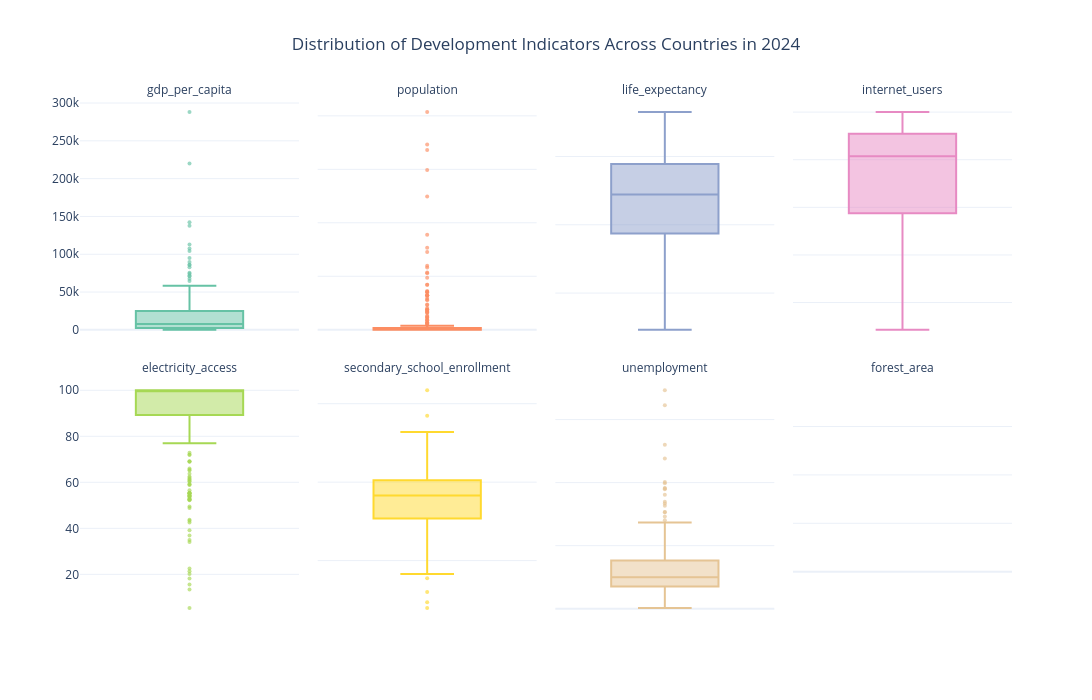

Notebook code for this chart:
### Markdown cell above
### Q1. How are the main development indicators distributed across countries?

### Code cell
indicator_cols = [
    "gdp_per_capita",
    "population",
    "life_expectancy",
    "internet_users",
    "electricity_access",
    "secondary_school_enrollment",
    "unemployment",
    "forest_area"
]

latest_year = world_clean["year"].max()

q1_data = world_clean[world_clean["year"] == latest_year]

q1_long = q1_data.melt(
    id_vars=["country", "country_code", "year"],
    value_vars=indicator_cols,
    var_name="indicator",
    value_name="value"
)

fig = px.box(
    q1_long,
    x="indicator",
    y="value",
    color="indicator",
    facet_col="indicator",
    facet_col_wrap=4,
    points="outliers",
    title=f"Distribution of Development Indicators Across Countries in {latest_year}",
    labels={
        "indicator": " ",
        "value": " "
    },
    color_discrete_sequence=px.colors.qualitative.Set2
)

fig.update_yaxes(matches=None)
fig.update_xaxes(matches=None, showticklabels=False)

fig.update_layout(
    template="plotly_white",
    width=1100,
    height=700,
    title_x=0.5,
    showlegend=False,
    plot_bgcolor="white",
    paper_bgcolor="white"
)

fig.update_traces(
    marker=dict(size=4, opacity=0.65),
    line=dict(width=2)
)

fig.for_each_annotation(lambda a: a.update(text=a.text.split("=")[-1]))

fig.show()

# I checked how each development indicator is distributed across countries.
# This helps show which indicators have large gaps between countries.

### Figure 1 — Plotly figure (JSON) as saved in the notebook; plotly's stock layout.template omitted (floating-point values rounded to 4 significant figures; data arrays with more than 128 entries replaced by an {"elided": "..."} marker saying what was removed)
{"data": [{"alignmentgroup": "True", "boxpoints": "outliers", "hovertemplate": " =%{y}<extra></extra>", "legendgroup": "gdp_per_capita", "line": {"width": 2}, "marker": {"color": "rgb(102,194,165)", "opacity": 0.65, "size": 4}, "name": "gdp_per_capita", "notched": false, "offsetgroup": "gdp_per_capita", "orientation": "v", "showlegend": true, "type": "box", "x": {"elided": "264 str values"}, "x0": " ", "xaxis": "x5", "y": {"elided": "264 float values"}, "y0": " ", "yaxis": "y5"}, {"alignmentgroup": "True", "boxpoints": "outliers", "hovertemplate": " =%{y}<extra></extra>", "legendgroup": "population", "line": {"width": 2}, "marker": {"color": "rgb(252,141,98)", "opacity": 0.65, "size": 4}, "name": "population", "notched": false, "offsetgroup": "population", "orientation": "v", "showlegend": true, "type": "box", "x": {"elided": "264 str values"}, "x0": " ", "xaxis": "x6", "y": {"elided": "264 float values"}, "y0": " ", "yaxis": "y6"}, {"alignmentgroup": "True", "boxpoints": "outliers", "hovertemplate": " =%{y}<extra></extra>", "legendgroup": "life_expectancy", "line": {"width": 2}, "marker": {"color": "rgb(141,160,203)", "opacity": 0.65, "size": 4}, "name": "life_expectancy", "notched": false, "offsetgroup": "life_expectancy", "orientation": "v", "showlegend": true, "type": "box", "x": {"elided": "264 str values"}, "x0": " ", "xaxis": "x7", "y": {"elided": "264 float values"}, "y0": " ", "yaxis": "y7"}, {"alignmentgroup": "True", "boxpoints": "outliers", "hovertemplate": " =%{y}<extra></extra>", "legendgroup": "internet_users", "line": {"width": 2}, "marker": {"color": "rgb(231,138,195)", "opacity": 0.65, "size": 4}, "name": "internet_users", "notched": false, "offsetgroup": "internet_users", "orientation": "v", "showlegend": true, "type": "box", "x": {"elided": "264 str values"}, "x0": " ", "xaxis": "x8", "y": {"elided": "264 float values"}, "y0": " ", "yaxis": "y8"}, {"alignmentgroup": "True", "boxpoints": "outliers", "hovertemplate": " =%{y}<extra></extra>", "legendgroup": "electricity_access", "line": {"width": 2}, "marker": {"color": "rgb(166,216,84)", "opacity": 0.65, "size": 4}, "name": "electricity_access", "notched": false, "offsetgroup": "electricity_access", "orientation": "v", "showlegend": true, "type": "box", "x": {"elided": "264 str values"}, "x0": " ", "xaxis": "x", "y": {"elided": "264 float values"}, "y0": " ", "yaxis": "y"}, {"alignmentgroup": "True", "boxpoints": "outliers", "hovertemplate": " =%{y}<extra></extra>", "legendgroup": "secondary_school_enrollment", "line": {"width": 2}, "marker": {"color": "rgb(255,217,47)", "opacity": 0.65, "size": 4}, "name": "secondary_school_enrollment", "notched": false, "offsetgroup": "secondary_school_enrollment", "orientation": "v", "showlegend": true, "type": "box", "x": {"elided": "264 str values"}, "x0": " ", "xaxis": "x2", "y": {"elided": "264 float values"}, "y0": " ", "yaxis": "y2"}, {"alignmentgroup": "True", "boxpoints": "outliers", "hovertemplate": " =%{y}<extra></extra>", "legendgroup": "unemployment", "line": {"width": 2}, "marker": {"color": "rgb(229,196,148)", "opacity": 0.65, "size": 4}, "name": "unemployment", "notched": false, "offsetgroup": "unemployment", "orientation": "v", "showlegend": true, "type": "box", "x": {"elided": "264 str values"}, "x0": " ", "xaxis": "x3", "y": {"elided": "264 float values"}, "y0": " ", "yaxis": "y3"}, {"alignmentgroup": "True", "boxpoints": "outliers", "hovertemplate": " =%{y}<extra></extra>", "legendgroup": "forest_area", "line": {"width": 2}, "marker": {"color": "rgb(179,179,179)", "opacity": 0.65, "size": 4}, "name": "forest_area", "notched": false, "offsetgroup": "forest_area", "orientation": "v", "showlegend": true, "type": "box", "x": {"elided": "264 str values"}, "x0": " ", "xaxis": "x4", "y": {"elided": "264 float values"}, "y0": " ", "yaxis": "y4"}], "layout": {"annotations": [{"font": {}, "showarrow": false, "text": "electricity_access", "x": 0.1175, "xanchor": "center", "xref": "paper", "y": 0.465, "yanchor": "bottom", "yref": "paper"}, {"font": {}, "showarrow": false, "text": "secondary_school_enrollment", "x": 0.3725, "xanchor": "center", "xref": "paper", "y": 0.465, "yanchor": "bottom", "yref": "paper"}, {"font": {}, "showarrow": false, "text": "unemployment", "x": 0.6275, "xanchor": "center", "xref": "paper", "y": 0.465, "yanchor": "bottom", "yref": "paper"}, {"font": {}, "showarrow": false, "text": "forest_area", "x": 0.8825, "xanchor": "center", "xref": "paper", "y": 0.465, "yanchor": "bottom", "yref": "paper"}, {"font": {}, "showarrow": false, "text": "gdp_per_capita", "x": 0.1175, "xanchor": "center", "xref": "paper", "y": 1.0, "yanchor": "bottom", "yref": "paper"}, {"font": {}, "showarrow": false, "text": "population", "x": 0.3725, "xanchor": "center", "xref": "paper", "y": 1.0, "yanchor": "bottom", "yref": "paper"}, {"font": {}, "showarrow": false, "text": "life_expectancy", "x": 0.6275, "xanchor": "center", "xref": "paper", "y": 1.0, "yanchor": "bottom", "yref": "paper"}, {"font": {}, "showarrow": false, "text": "internet_users", "x": 0.8825, "xanchor": "center", "xref": "paper", "y": 1.0, "yanchor": "bottom", "yref": "paper"}], "boxmode": "overlay", "height": 700, "legend": {"title": {"text": " "}, "tracegroupgap": 0}, "paper_bgcolor": "white", "plot_bgcolor": "white", "showlegend": false, "title": {"text": "Distribution of Development Indicators Across Countries in 2024", "x": 0.5}, "width": 1100, "xaxis": {"anchor": "y", "categoryarray": ["gdp_per_capita", "population", "life_expectancy", "internet_users", "electricity_access", "secondary_school_enrollment", "unemployment", "forest_area"], "categoryorder": "array", "domain": [0, 0.235], "showticklabels": false, "title": {"text": " "}}, "xaxis2": {"anchor": "y2", "categoryarray": ["gdp_per_capita", "population", "life_expectancy", "internet_users", "electricity_access", "secondary_school_enrollment", "unemployment", "forest_area"], "categoryorder": "array", "domain": [0.255, 0.49], "showticklabels": false, "title": {"text": " "}}, "xaxis3": {"anchor": "y3", "categoryarray": ["gdp_per_capita", "population", "life_expectancy", "internet_users", "electricity_access", "secondary_school_enrollment", "unemployment", "forest_area"], "categoryorder": "array", "domain": [0.51, 0.745], "showticklabels": false, "title": {"text": " "}}, "xaxis4": {"anchor": "y4", "categoryarray": ["gdp_per_capita", "population", "life_expectancy", "internet_users", "electricity_access", "secondary_school_enrollment", "unemployment", "forest_area"], "categoryorder": "array", "domain": [0.765, 1.0], "showticklabels": false, "title": {"text": " "}}, "xaxis5": {"anchor": "y5", "domain": [0, 0.235], "showticklabels": false}, "xaxis6": {"anchor": "y6", "domain": [0.255, 0.49], "showticklabels": false}, "xaxis7": {"anchor": "y7", "domain": [0.51, 0.745], "showticklabels": false}, "xaxis8": {"anchor": "y8", "domain": [0.765, 1.0], "showticklabels": false}, "yaxis": {"anchor": "x", "domain": [0, 0.465], "title": {"text": " "}}, "yaxis2": {"anchor": "x2", "domain": [0, 0.465], "showticklabels": false}, "yaxis3": {"anchor": "x3", "domain": [0, 0.465], "showticklabels": false}, "yaxis4": {"anchor": "x4", "domain": [0, 0.465], "showticklabels": false}, "yaxis5": {"anchor": "x5", "domain": [0.535, 1.0], "title": {"text": " "}}, "yaxis6": {"anchor": "x6", "domain": [0.535, 1.0], "showticklabels": false}, "yaxis7": {"anchor": "x7", "domain": [0.535, 1.0], "showticklabels": false}, "yaxis8": {"anchor": "x8", "domain": [0.535, 1.0], "showticklabels": false}}}
